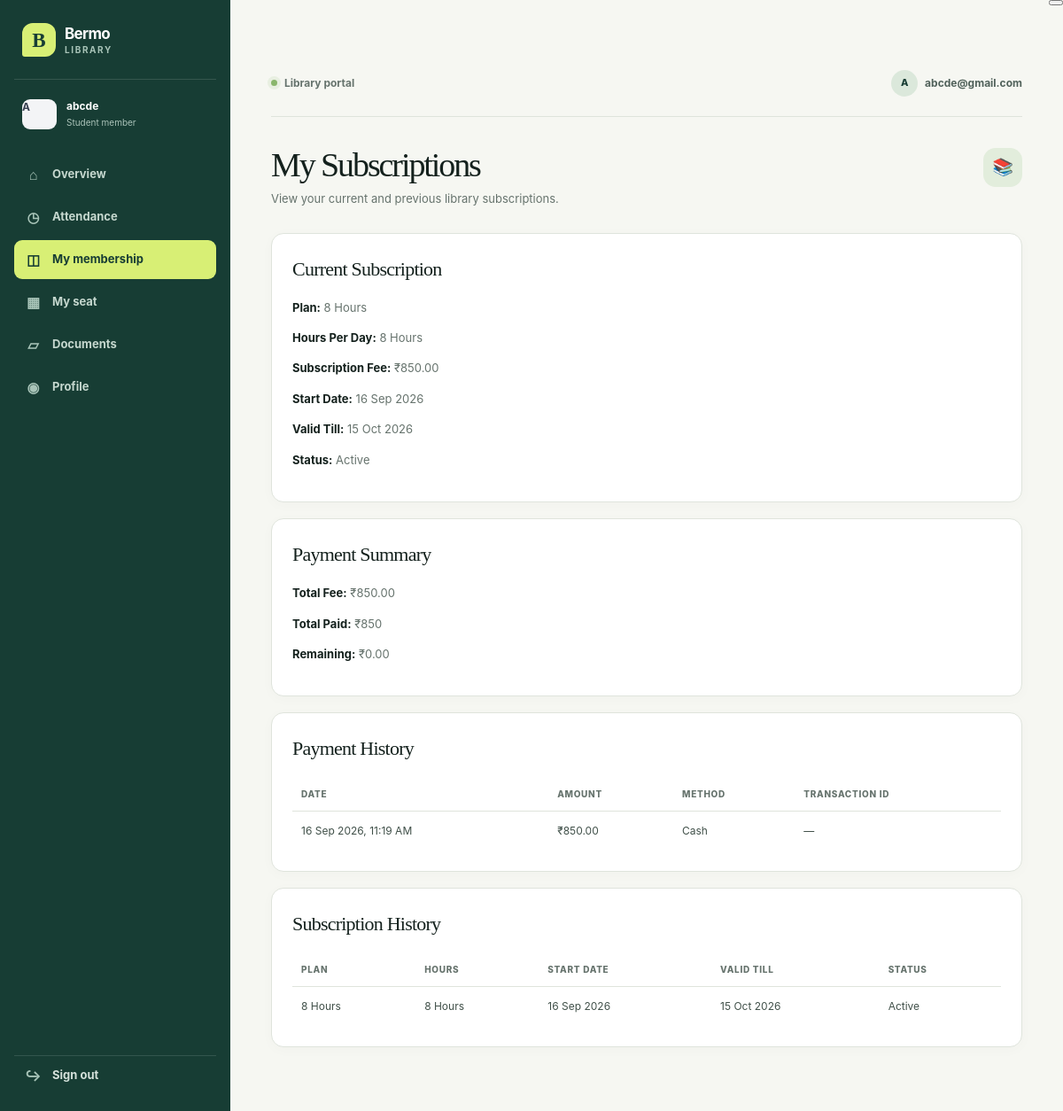
The app's page /students/subscriptions/ (signed in) with its own data.
### accounts/models.py (models this page shows, shortened)
class User(AbstractUser):
    ROLE_CHOICES = [
        ("ADMIN", "Admin"),
        ("OWNER", "Owner"),
        ("STUDENT", "Student"),
    ]
    role = models.CharField(
        max_length=20,
        choices=ROLE_CHOICES,
        default="STUDENT"
    )

### students/models.py (models this page shows, shortened)
class StudentProfile(models.Model):
    STATUS_CHOICES = [
        ("PENDING", "Pending Approval"),
        ("APPROVED", "Approved"),
        ("REJECTED", "Rejected"),
        ("UNREGISTERED", "Unregistered"),
    ]
    student_id = models.AutoField(primary_key=True)
    user = models.OneToOneField(
        settings.AUTH_USER_MODEL,
        on_delete=models.CASCADE,
        related_name="student_profile"
    )
    full_name = models.CharField(
        max_length=150
    )
    email = models.EmailField(
        unique=True,
    )
    phone = models.CharField(
        max_length=15
    )
    address = models.TextField(
        blank=True
    )
    date_of_birth = models.DateField(
        null=True,
        blank=True
    )
    photo = models.ImageField(
        upload_to="students/photos/",
        null=True,
        blank=True
    )
    aadhaar_document = models.FileField(
        upload_to="students/aadhaar/",
        null=True,
        blank=True
    )
    registration_date = models.DateField(
        auto_now_add=True
    )
    status = models.CharField(
        max_length=20,
        choices=STATUS_CHOICES,
        default="PENDING"
    )
    preferred_plan = models.ForeignKey(
    "library.SubscriptionPlan",
    on_delete=models.PROTECT,
    null=True,
    blank=True,
    related_name="preferred_students"
    )
    preferred_time_slot = models.ForeignKey(
    "library.TimeSlot",
    on_delete=models.PROTECT,
    null=True,
    blank=True,
    related_name="preferred_students"
    )
    approved_by = models.ForeignKey(
        settings.AUTH_USER_MODEL,
        on_delete=models.SET_NULL,
        null=True,
        blank=True,
        related_name="approved_students"
    )
    approved_at = models.DateTimeField(
        null=True,
        blank=True
    )
    rejection_reason = models.TextField(
        blank=True
    )

### library/models.py (models this page shows, shortened)
class Subscription(models.Model):
    STATUS_CHOICES = [
        ("ACTIVE", "Active"),
        ("EXPIRED", "Expired"),
        ("CANCELLED", "Cancelled"),
    ]
    subscription_id = models.AutoField(primary_key=True)
    student = models.ForeignKey(
        StudentProfile,
        on_delete=models.PROTECT,
        related_name="subscriptions"
    )
    plan = models.ForeignKey(
        SubscriptionPlan,
        on_delete=models.PROTECT,
        related_name="subscriptions"
    )
    time_slot = models.ForeignKey(
        TimeSlot,
        on_delete=models.PROTECT,
        null=True,
        blank=True,
        related_name="subscriptions"
    )
    start_date = models.DateField()
    end_date = models.DateField()
    status = models.CharField(
        max_length=20,
        choices=STATUS_CHOICES,
        default="ACTIVE"
    )
    created_at = models.DateTimeField(auto_now_add=True)

class SubscriptionPlan(models.Model):
    plan_id = models.AutoField(primary_key=True)
    name = models.CharField(max_length=100)
    hours_per_day = models.PositiveIntegerField()
    duration_days = models.PositiveIntegerField()
    fee = models.DecimalField(
        max_digits=10,
        decimal_places=2
    )
    is_active = models.BooleanField(default=True)

### payments/models.py (models this page shows, shortened)
class Payment(models.Model):
    STATUS_CHOICES = [
        ("PAID", "Paid"),
        ("PENDING", "Pending"),
        ("REFUNDED", "Refunded"),
    ]
    METHOD_CHOICES = [
        ("CASH", "Cash"),
        ("UPI", "UPI"),
        ("CARD", "Card"),
        ("BANK", "Bank Transfer"),
        ("OTHER", "Other"),
    ]
    payment_id = models.AutoField(primary_key=True)
    student = models.ForeignKey(
        StudentProfile,
        on_delete=models.PROTECT,
        related_name="payments"
    )
    subscription = models.ForeignKey(
        Subscription,
        on_delete=models.PROTECT,
        related_name="payments"
    )
    amount = models.DecimalField(
        max_digits=10,
        decimal_places=2
    )
    payment_date = models.DateTimeField(
        auto_now_add=True
    )
    payment_method = models.CharField(
        max_length=20,
        choices=METHOD_CHOICES
    )
    transaction_id = models.CharField(
        max_length=100,
        unique=True,
        null=True,
        blank=True
    )
    status = models.CharField(
        max_length=20,
        choices=STATUS_CHOICES,
        default="PAID"
    )
    remarks = models.TextField(
        blank=True
    )

### students/views.py (the view)
# urls.py: path("subscriptions/", views.subscriptions, name="students_subscriptions"),
@login_required
def subscriptions(request):
    student = get_object_or_404(
        StudentProfile.objects.select_related(
            "user",
            "preferred_plan",
            "preferred_time_slot",
        ),
        user=request.user,
    )
    subscription_history = (
        Subscription.objects
        .filter(student=student)
        .select_related(
            "plan",
            "time_slot",
        )
        .order_by("-start_date")
    )
    current_subscription = (
        Subscription.objects
        .filter(
            student=student,
            status="ACTIVE",
        )
        .select_related(
            "plan",
            "time_slot",
        )
        .order_by("-start_date")
        .first()
    )
    total_paid = Decimal("0.00")
    remaining_fee = Decimal("0.00")
    payment_history = Payment.objects.none()
    if current_subscription:
        payment_history = (
            Payment.objects
            .filter(
                student=student,
                subscription=current_subscription,
                status="PAID",
            )
            .order_by("-payment_date")
        )
        total_paid = (
            payment_history.aggregate(
                total=models.Sum("amount")
            )["total"]
            or Decimal("0.00")
        )
        remaining_fee = (
            current_subscription.plan.fee - total_paid
        )
        if remaining_fee < Decimal("0.00"):
            remaining_fee = Decimal("0.00")
    return render(
        request,
        "students/subscriptions.html",
        {
            "student": student,
            "current_subscription": current_subscription,
            "subscription_history": subscription_history,
            "payment_history": payment_history,
            "total_paid": total_paid,
            "remaining_fee": remaining_fee,
        },
    )

### templates/students/subscriptions.html (shortened to what this page needs)
{% extends "base.html" %}
{% block content %}
<div class="dashboard-header">
    <div>
        <h1>My Subscriptions</h1>
        <p>View your current and previous library subscriptions.</p>
    </div>
    <div class="profile-icon">
        📚
    </div>
</div>
<div class="card">
    <div class="section-header">
        <h3>Current Subscription</h3>
    </div>
    {% if current_subscription %}
        <p>
            <strong>Plan:</strong>
            {{ current_subscription.plan.name }}
        </p>
        <p>
            <strong>Hours Per Day:</strong>
            {{ current_subscription.plan.hours_per_day }} Hours
        </p>
        <p>
            <strong>Subscription Fee:</strong>
            ₹{{ current_subscription.plan.fee }}
        </p>
        <p>
            <strong>Start Date:</strong>
            {{ current_subscription.start_date|date:"d M Y" }}
        </p>
        <p>
            <strong>Valid Till:</strong>
            {{ current_subscription.end_date|date:"d M Y" }}
        </p>
        <p>
            <strong>Status:</strong>
            {{ current_subscription.get_status_display }}
        </p>
    {% else %}
        <p>
            You don't have an active subscription.
        </p>
    {% endif %}
</div>
{% if current_subscription %}
<div class="card">
    <div class="section-header">
        <h3>Payment Summary</h3>
    </div>
    <p>
        <strong>Total Fee:</strong>
        ₹{{ current_subscription.plan.fee }}
    </p>
    <p>
        <strong>Total Paid:</strong>
        ₹{{ total_paid }}
    </p>
    <p>
        <strong>Remaining:</strong>
        ₹{{ remaining_fee }}
    </p>
</div>
<div class="card">
    <div class="section-header">
        <h3>Payment History</h3>
    </div>
    {% if payment_history %}
        <div class="table-wrapper">
            <table>
                <thead>
                    <tr>
                        <th>Date</th>
                        <th>Amount</th>
                        <th>Method</th>
                        <th>Transaction ID</th>
                    </tr>
                </thead>
                <tbody>
                    {% for payment in payment_history %}
                    <tr>
                        <td>
                            {{ payment.payment_date|date:"d M Y, h:i A" }}
                        </td>
                        <td>
                            ₹{{ payment.amount }}
                        </td>
                        <td>
                            {{ payment.get_payment_method_display }}
                        </td>
                        <td>
                            {% if payment.transaction_id %}
                                {{ payment.transaction_id }}
                            {% else %}
                                —
                            {% endif %}
                        </td>
                    </tr>
                    {% endfor %}
                </tbody>
            </table>
        </div>
    {% else %}
        <p>
            No payments have been recorded for this subscription.
        </p>
    {% endif %}
</div>
{% endif %}
<div class="card">
    <div class="section-header">
        <h3>Subscription History</h3>
    </div>
    {% if subscription_history %}
        <div class="table-wrapper">
            <table>
                <thead>
                    <tr>
                        <th>Plan</th>
                        <th>Hours</th>
                        <th>Start Date</th>
                        <th>Valid Till</th>
                        <th>Status</th>
                    </tr>
                </thead>
                <tbody>
                    {% for subscription in subscription_history %}
                    <tr>
                        <td>
                            {{ subscription.plan.name }}
                        </td>
                        <td>
                            {{ subscription.plan.hours_per_day }} Hours
                        </td>
                        <td>
                            {{ subscription.start_date|date:"d M Y" }}
                        </td>
                        <td>
                            {{ subscription.end_date|date:"d M Y" }}
                        </td>
                        <td>
                            {{ subscription.get_status_display }}
                        </td>
                    </tr>
                    {% endfor %}
                </tbody>
            </table>
        </div>
    {% else %}
        <p>
            You don't have any subscription history yet.
        </p>
    {% endif %}
</div>
{% endblock %}

### templates/base.html (shortened to what this page needs)
<!DOCTYPE html>
<html lang="en">
<head>
    <link rel="stylesheet" href="/static/css/main.css">
</head>
<body class="student-page">
    <div class="student-shell">
        <header class="student-mobile-header">
            <a class="brand brand-compact" href="{% url 'students_dashboard' %}">
                <span class="brand-mark">B</span><span><strong>Bermo</strong><small>Library</small></span>
            </a>
            <button type="button" class="student-menu-toggle" id="studentMenuButton" aria-label="Open navigation" aria-expanded="false"></button>
        </header>
        <aside class="student-sidebar" id="studentSidebar">
            <a class="brand" href="{% url 'students_dashboard' %}">
                <span class="brand-mark">B</span>
                <span><strong>Bermo</strong><small>Library</small></span>
            </a>
            <div class="student-profile-summary">
                <span class="student-avatar student-avatar-large">{{ request.user.username|first|upper }}</span>
                <div><strong>{{ request.user.student_profile.full_name|default:request.user.username }}</strong><span>Student member</span></div>
            </div>
            <nav class="student-nav" aria-label="Student navigation">
                <a href="{% url 'students_dashboard' %}" class="{% if request.resolver_match.url_name == 'students_dashboard' %}active{% endif %}"><span>⌂</span>Overview</a>
                <a href="{% url 'attendance:page' %}" class="{% if request.resolver_match.app_name == 'attendance' %}active{% endif %}"><span>◷</span>Attendance</a>
                <a href="{% url 'students_subscriptions' %}" class="{% if request.resolver_match.url_name == 'students_subscriptions' %}active{% endif %}"><span>◫</span>My membership</a>
                <a href="{% url 'students_seat' %}" class="{% if request.resolver_match.url_name == 'students_seat' %}active{% endif %}"><span>▦</span>My seat</a>
                <a href="{% url 'students_documents' %}" class="{% if request.resolver_match.url_name == 'students_documents' %}active{% endif %}"><span>▱</span>Documents</a>
                <a href="{% url 'students_profile' %}" class="{% if request.resolver_match.url_name == 'students_profile' %}active{% endif %}"><span>◉</span>Profile</a>
            </nav>
            <a class="sidebar-signout" href="{% url 'logout' %}"><span>↪</span>Sign out</a>
        </aside>
        <main class="student-main-content">
            <div class="student-topbar">
                <p><span class="live-dot"></span>Library portal</p>
                <div class="student-topbar-user"><span>{{ request.user.username|first|upper }}</span><strong>{{ request.user.username }}</strong></div>
            </div>
            {% block content %}{% endblock %}
        </main>
    </div>
</body>
</html>

### records on screen
User: user.username|first "A", user.student_profile.full_name "abcde", user.username "abcde@gmail.com"
Subscription: plan.name "8 Hours", plan.hours_per_day "8", plan.fee "850.00", start_date "16 Sep 2026", end_date "15 Oct 2026", status "Active"
Payment: payment_date "16 Sep 2026, 11:19 AM", amount "850.00", payment_method "Cash"

### other values on screen
{{ total_paid }} "850"
{{ remaining_fee }} "0.00"
